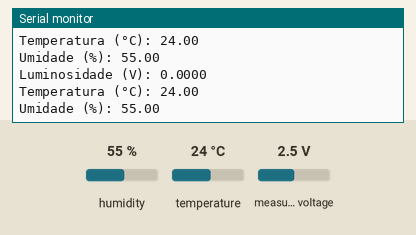
A sketch run on a simulated Arduino Mega 2560, built with avr-gcc and run on an emulated ATmega2560. On the bench: the last lines printed to the serial monitor. Inputs (shaded band) come from the test bench; at power-on: humidity 55 %, temperature 24 °C, measured voltage 2.5 V.

Above: at 1.8 s.
1.9 s: humidity set to 22 %
At 3.3 s:
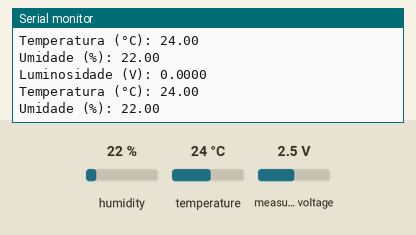
3.4 s: temperature set to 12 °C
At 4.7 s:
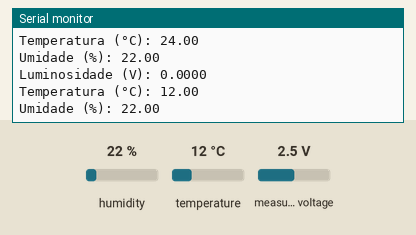
4.9 s: humidity set to 40 %
At 7.5 s:
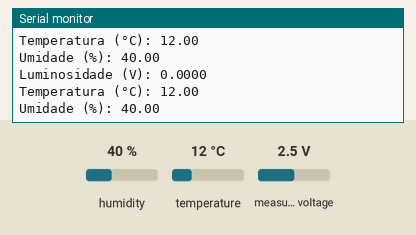
Timing chart, 0 to 9.0 s (numbered marks = the images above; inputs shaded):
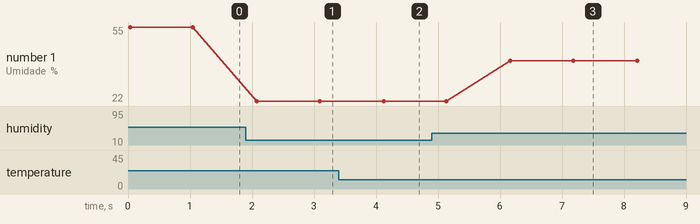

The sketch:

ldr_ads1115_dht11.ino
```cpp
#include <Wire.h>
#include <Adafruit_ADS1X15.h>
#include <DHT.h>

// Defina o pino para o DHT11 e o tipo de sensor
#define DHTPIN 23         // Pino do DHT11
#define DHTTYPE DHT11    // Tipo do sensor

// Crie o objeto para o ADS1115 e o sensor DHT11
Adafruit_ADS1115 ads;
DHT dht(DHTPIN, DHTTYPE);

void setup() {
  Serial.begin(115200);        // Inicializa a comunicação serial
  Wire.begin();                // Inicializa a comunicação I2C

  // Inicializa o ADS1115
  if (!ads.begin()) {
    Serial.println("Erro ao inicializar o ADS1115. Verifique a conexão.");
    while (1);
  }

  dht.begin();                 // Inicializa o sensor DHT11

  ads.setGain(GAIN_TWOTHIRDS); // Define o ganho para +/- 6.144V
}

void loop() {
  // Leitura da luminosidade (LDR)
  int16_t ldrValue = ads.readADC_SingleEnded(0);  // Canal A0 do ADS1115
  float voltage = ldrValue * (6.144 / 32768.0);   // Converte a leitura para voltagem

  // Leitura da temperatura e umidade do DHT11
  float humidity = dht.readHumidity();
  float temperature = dht.readTemperature();

  // Verifica se a leitura do DHT11 falhou
  if (isnan(humidity) || isnan(temperature)) {
    Serial.println("Falha ao ler o sensor DHT!");
  } else {
    // Exibe os valores no monitor serial
    Serial.print("Luminosidade (V): ");
    Serial.println(voltage, 4);  // Exibe o valor da luminosidade em Volts
    Serial.print("Temperatura (°C): ");
    Serial.println(temperature);
    Serial.print("Umidade (%): ");
    Serial.println(humidity);
  }

  delay(1000);  // Aguarda 2 segundos antes de fazer outra leitura
}
```

Measured:
- after the input at 1.9 s, the serial monitor: prints a new line after 0.18 s (image 1)
- after the input at 3.4 s, the serial monitor: prints a new line after 0.72 s (image 2)
- after the input at 4.9 s, the serial monitor: prints a new line after 1.3 s (image 3)
- plotted number 1: 55 → 22 after the input at 1.9 s, 22 → 40 after the input at 4.9 s
